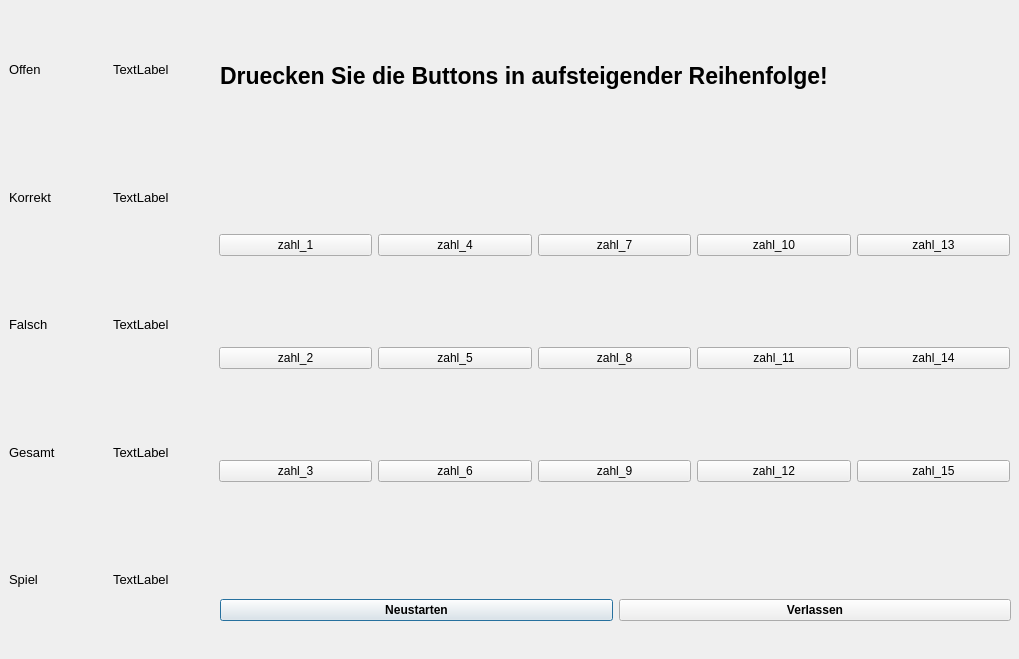
<?xml version="1.0" encoding="UTF-8"?>
<ui version="4.0">
 <class>Spiel</class>
 <widget class="QDialog" name="Spiel">
  <property name="geometry">
   <rect>
    <x>0</x>
    <y>0</y>
    <width>1019</width>
    <height>659</height>
   </rect>
  </property>
  <property name="minimumSize">
   <size>
    <width>1019</width>
    <height>659</height>
   </size>
  </property>
  <property name="maximumSize">
   <size>
    <width>1019</width>
    <height>659</height>
   </size>
  </property>
  <property name="windowTitle">
   <string>Ein simples Spiel</string>
  </property>
  <widget class="QWidget" name="horizontalLayoutWidget">
   <property name="geometry">
    <rect>
     <x>220</x>
     <y>580</y>
     <width>791</width>
     <height>61</height>
    </rect>
   </property>
   <layout class="QHBoxLayout" name="horizontalLayout">
    <item>
     <widget class="QPushButton" name="neustarten">
      <property name="font">
       <font>
        <weight>75</weight>
        <bold>true</bold>
       </font>
      </property>
      <property name="text">
       <string>Neustarten</string>
      </property>
     </widget>
    </item>
    <item>
     <widget class="QPushButton" name="verlassen">
      <property name="font">
       <font>
        <weight>75</weight>
        <bold>true</bold>
       </font>
      </property>
      <property name="text">
       <string>Verlassen</string>
      </property>
     </widget>
    </item>
   </layout>
  </widget>
  <widget class="QWidget" name="gridLayoutWidget">
   <property name="geometry">
    <rect>
     <x>9</x>
     <y>9</y>
     <width>201</width>
     <height>631</height>
    </rect>
   </property>
   <layout class="QGridLayout" name="gridLayout">
    <item row="2" column="0">
     <widget class="QLabel" name="falsch">
      <property name="font">
       <font>
        <pointsize>10</pointsize>
       </font>
      </property>
      <property name="text">
       <string>Falsch</string>
      </property>
     </widget>
    </item>
    <item row="3" column="0">
     <widget class="QLabel" name="gesamt">
      <property name="font">
       <font>
        <pointsize>10</pointsize>
       </font>
      </property>
      <property name="text">
       <string>Gesamt</string>
      </property>
     </widget>
    </item>
    <item row="1" column="0">
     <widget class="QLabel" name="korrekt">
      <property name="font">
       <font>
        <pointsize>10</pointsize>
       </font>
      </property>
      <property name="text">
       <string>Korrekt</string>
      </property>
     </widget>
    </item>
    <item row="0" column="1">
     <widget class="QLabel" name="offen_zaehler">
      <property name="font">
       <font>
        <pointsize>10</pointsize>
       </font>
      </property>
      <property name="text">
       <string>TextLabel</string>
      </property>
     </widget>
    </item>
    <item row="0" column="0">
     <widget class="QLabel" name="offen">
      <property name="font">
       <font>
        <pointsize>10</pointsize>
       </font>
      </property>
      <property name="text">
       <string>Offen</string>
      </property>
     </widget>
    </item>
    <item row="3" column="1">
     <widget class="QLabel" name="gesamt_zaehler">
      <property name="font">
       <font>
        <pointsize>10</pointsize>
       </font>
      </property>
      <property name="text">
       <string>TextLabel</string>
      </property>
     </widget>
    </item>
    <item row="2" column="1">
     <widget class="QLabel" name="falsch_zaehler">
      <property name="font">
       <font>
        <pointsize>10</pointsize>
       </font>
      </property>
      <property name="text">
       <string>TextLabel</string>
      </property>
     </widget>
    </item>
    <item row="1" column="1">
     <widget class="QLabel" name="korrekt_zaehler">
      <property name="font">
       <font>
        <pointsize>10</pointsize>
       </font>
      </property>
      <property name="text">
       <string>TextLabel</string>
      </property>
     </widget>
    </item>
    <item row="4" column="0">
     <widget class="QLabel" name="spiel">
      <property name="font">
       <font>
        <pointsize>10</pointsize>
       </font>
      </property>
      <property name="text">
       <string>Spiel</string>
      </property>
     </widget>
    </item>
    <item row="4" column="1">
     <widget class="QLabel" name="spiel_zaehler">
      <property name="font">
       <font>
        <pointsize>10</pointsize>
       </font>
      </property>
      <property name="text">
       <string>TextLabel</string>
      </property>
     </widget>
    </item>
   </layout>
  </widget>
  <widget class="QWidget" name="horizontalLayoutWidget_2">
   <property name="geometry">
    <rect>
     <x>220</x>
     <y>10</y>
     <width>791</width>
     <height>131</height>
    </rect>
   </property>
   <layout class="QHBoxLayout" name="horizontalLayout_2">
    <item>
     <widget class="QLabel" name="label">
      <property name="font">
       <font>
        <pointsize>17</pointsize>
        <weight>75</weight>
        <bold>true</bold>
       </font>
      </property>
      <property name="text">
       <string>Druecken Sie die Buttons in aufsteigender Reihenfolge!</string>
      </property>
     </widget>
    </item>
   </layout>
  </widget>
  <widget class="QWidget" name="gridLayoutWidget_2">
   <property name="geometry">
    <rect>
     <x>219</x>
     <y>149</y>
     <width>791</width>
     <height>421</height>
    </rect>
   </property>
   <layout class="QGridLayout" name="gridLayout_2">
    <item row="1" column="3">
     <widget class="QPushButton" name="zahl_11">
      <property name="text">
       <string>zahl_11</string>
      </property>
     </widget>
    </item>
    <item row="0" column="0">
     <widget class="QPushButton" name="zahl_1">
      <property name="text">
       <string>zahl_1</string>
      </property>
     </widget>
    </item>
    <item row="1" column="2">
     <widget class="QPushButton" name="zahl_8">
      <property name="text">
       <string>zahl_8</string>
      </property>
     </widget>
    </item>
    <item row="0" column="2">
     <widget class="QPushButton" name="zahl_7">
      <property name="text">
       <string>zahl_7</string>
      </property>
     </widget>
    </item>
    <item row="1" column="0">
     <widget class="QPushButton" name="zahl_2">
      <property name="text">
       <string>zahl_2</string>
      </property>
     </widget>
    </item>
    <item row="1" column="1">
     <widget class="QPushButton" name="zahl_5">
      <property name="text">
       <string>zahl_5</string>
      </property>
     </widget>
    </item>
    <item row="2" column="1">
     <widget class="QPushButton" name="zahl_6">
      <property name="text">
       <string>zahl_6</string>
      </property>
     </widget>
    </item>
    <item row="2" column="0">
     <widget class="QPushButton" name="zahl_3">
      <property name="text">
       <string>zahl_3</string>
      </property>
     </widget>
    </item>
    <item row="0" column="1">
     <widget class="QPushButton" name="zahl_4">
      <property name="text">
       <string>zahl_4</string>
      </property>
     </widget>
    </item>
    <item row="0" column="3">
     <widget class="QPushButton" name="zahl_10">
      <property name="text">
       <string>zahl_10</string>
      </property>
     </widget>
    </item>
    <item row="2" column="2">
     <widget class="QPushButton" name="zahl_9">
      <property name="text">
       <string>zahl_9</string>
      </property>
     </widget>
    </item>
    <item row="2" column="3">
     <widget class="QPushButton" name="zahl_12">
      <property name="text">
       <string>zahl_12</string>
      </property>
     </widget>
    </item>
    <item row="0" column="4">
     <widget class="QPushButton" name="zahl_13">
      <property name="text">
       <string>zahl_13</string>
      </property>
     </widget>
    </item>
    <item row="1" column="4">
     <widget class="QPushButton" name="zahl_14">
      <property name="text">
       <string>zahl_14</string>
      </property>
     </widget>
    </item>
    <item row="2" column="4">
     <widget class="QPushButton" name="zahl_15">
      <property name="text">
       <string>zahl_15</string>
      </property>
     </widget>
    </item>
   </layout>
  </widget>
 </widget>
 <resources/>
 <connections>
  <connection>
   <sender>verlassen</sender>
   <signal>clicked()</signal>
   <receiver>Spiel</receiver>
   <slot>close()</slot>
   <hints>
    <hint type="sourcelabel">
     <x>814</x>
     <y>609</y>
    </hint>
    <hint type="destinationlabel">
     <x>509</x>
     <y>329</y>
    </hint>
   </hints>
  </connection>
 </connections>
</ui>
